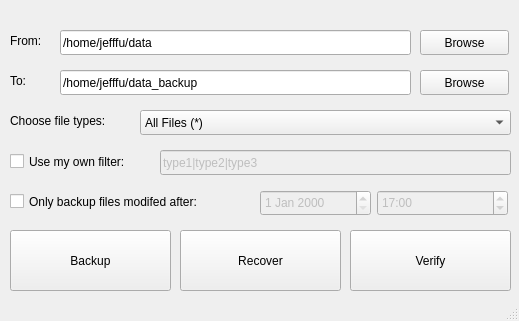
<?xml version="1.0" encoding="UTF-8"?>
<ui version="4.0">
 <class>MainWindow</class>
 <widget class="QMainWindow" name="MainWindow">
  <property name="geometry">
   <rect>
    <x>0</x>
    <y>0</y>
    <width>519</width>
    <height>321</height>
   </rect>
  </property>
  <property name="windowTitle">
   <string>File Backup</string>
  </property>
  <widget class="QWidget" name="centralwidget">
   <widget class="QPushButton" name="BackupButton">
    <property name="geometry">
     <rect>
      <x>10</x>
      <y>230</y>
      <width>161</width>
      <height>61</height>
     </rect>
    </property>
    <property name="text">
     <string>Backup</string>
    </property>
   </widget>
   <widget class="QPushButton" name="RecoverButton">
    <property name="geometry">
     <rect>
      <x>180</x>
      <y>230</y>
      <width>161</width>
      <height>61</height>
     </rect>
    </property>
    <property name="text">
     <string>Recover</string>
    </property>
   </widget>
   <widget class="QLabel" name="FromLabel">
    <property name="geometry">
     <rect>
      <x>10</x>
      <y>30</y>
      <width>67</width>
      <height>21</height>
     </rect>
    </property>
    <property name="text">
     <string>From:</string>
    </property>
   </widget>
   <widget class="QLabel" name="ToLabel">
    <property name="geometry">
     <rect>
      <x>10</x>
      <y>70</y>
      <width>67</width>
      <height>21</height>
     </rect>
    </property>
    <property name="text">
     <string>To:</string>
    </property>
   </widget>
   <widget class="QLineEdit" name="SourcePath">
    <property name="geometry">
     <rect>
      <x>60</x>
      <y>30</y>
      <width>351</width>
      <height>25</height>
     </rect>
    </property>
    <property name="text">
     <string>/home/jefffu/data</string>
    </property>
    <property name="readOnly">
     <bool>true</bool>
    </property>
    <property name="clearButtonEnabled">
     <bool>false</bool>
    </property>
   </widget>
   <widget class="QLineEdit" name="TargetPath">
    <property name="geometry">
     <rect>
      <x>60</x>
      <y>70</y>
      <width>351</width>
      <height>25</height>
     </rect>
    </property>
    <property name="text">
     <string>/home/jefffu/data_backup</string>
    </property>
    <property name="readOnly">
     <bool>true</bool>
    </property>
   </widget>
   <widget class="QPushButton" name="BrowseSource">
    <property name="geometry">
     <rect>
      <x>420</x>
      <y>30</y>
      <width>89</width>
      <height>25</height>
     </rect>
    </property>
    <property name="text">
     <string>Browse</string>
    </property>
   </widget>
   <widget class="QPushButton" name="BrowseTarget">
    <property name="geometry">
     <rect>
      <x>420</x>
      <y>70</y>
      <width>89</width>
      <height>25</height>
     </rect>
    </property>
    <property name="text">
     <string>Browse</string>
    </property>
   </widget>
   <widget class="QLabel" name="FilterLabel">
    <property name="geometry">
     <rect>
      <x>10</x>
      <y>110</y>
      <width>131</width>
      <height>21</height>
     </rect>
    </property>
    <property name="text">
     <string>Choose file types:</string>
    </property>
   </widget>
   <widget class="QComboBox" name="FilterBox">
    <property name="geometry">
     <rect>
      <x>140</x>
      <y>110</y>
      <width>371</width>
      <height>25</height>
     </rect>
    </property>
    <item>
     <property name="text">
      <string>All Files (*)</string>
     </property>
    </item>
    <item>
     <property name="text">
      <string>Documents (*.docx; *.doc; *.xls; *.xlsx; *.ppt; *.pptx)</string>
     </property>
    </item>
    <item>
     <property name="text">
      <string>Images (*.jpg; *.jpeg; *.png; *.bmp; *.gif)</string>
     </property>
    </item>
    <item>
     <property name="text">
      <string>Videos (*.mp4; *.avi; *.flv; *.mkv)</string>
     </property>
    </item>
    <item>
     <property name="text">
      <string>Music (*.mp3; *.ogg; *.wav)</string>
     </property>
    </item>
   </widget>
   <widget class="QPushButton" name="VerifyButton">
    <property name="geometry">
     <rect>
      <x>350</x>
      <y>230</y>
      <width>161</width>
      <height>61</height>
     </rect>
    </property>
    <property name="text">
     <string>Verify</string>
    </property>
   </widget>
   <widget class="QDateEdit" name="DateEdit">
    <property name="enabled">
     <bool>false</bool>
    </property>
    <property name="geometry">
     <rect>
      <x>260</x>
      <y>190</y>
      <width>111</width>
      <height>26</height>
     </rect>
    </property>
   </widget>
   <widget class="QTimeEdit" name="TimeEdit">
    <property name="enabled">
     <bool>false</bool>
    </property>
    <property name="geometry">
     <rect>
      <x>377</x>
      <y>190</y>
      <width>131</width>
      <height>26</height>
     </rect>
    </property>
    <property name="displayFormat">
     <string>hh:mm</string>
    </property>
    <property name="time">
     <time>
      <hour>17</hour>
      <minute>0</minute>
      <second>0</second>
     </time>
    </property>
   </widget>
   <widget class="QCheckBox" name="TimeOption">
    <property name="geometry">
     <rect>
      <x>10</x>
      <y>190</y>
      <width>251</width>
      <height>23</height>
     </rect>
    </property>
    <property name="text">
     <string>Only backup files modifed after:</string>
    </property>
   </widget>
   <widget class="QCheckBox" name="UserFilterOption">
    <property name="geometry">
     <rect>
      <x>10</x>
      <y>150</y>
      <width>251</width>
      <height>23</height>
     </rect>
    </property>
    <property name="text">
     <string>Use my own filter:</string>
    </property>
   </widget>
   <widget class="QLineEdit" name="UserFilterEdit">
    <property name="enabled">
     <bool>false</bool>
    </property>
    <property name="geometry">
     <rect>
      <x>160</x>
      <y>150</y>
      <width>351</width>
      <height>25</height>
     </rect>
    </property>
    <property name="text">
     <string>type1|type2|type3</string>
    </property>
    <property name="readOnly">
     <bool>false</bool>
    </property>
    <property name="clearButtonEnabled">
     <bool>false</bool>
    </property>
   </widget>
  </widget>
  <widget class="QStatusBar" name="statusbar"/>
 </widget>
 <resources/>
 <connections/>
</ui>
